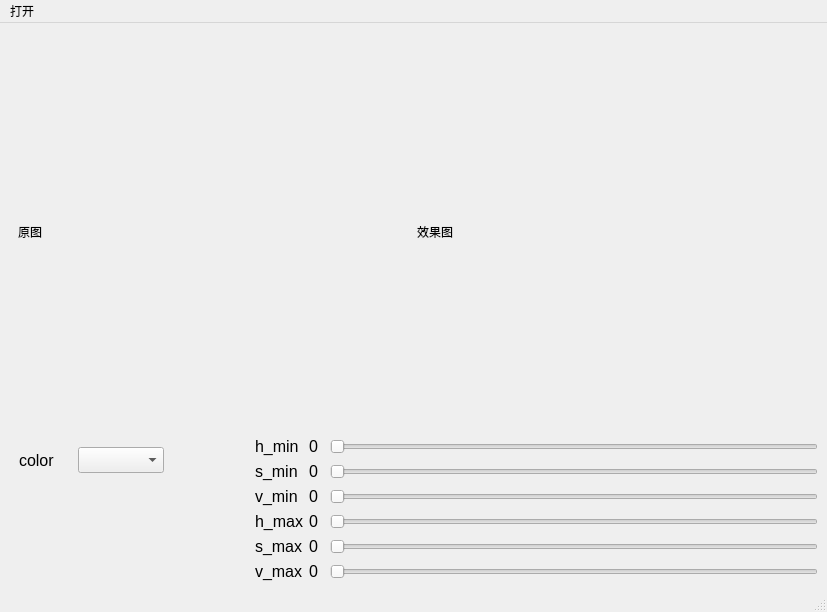
<?xml version="1.0" encoding="UTF-8"?>
<ui version="4.0">
 <class>MainWindow</class>
 <widget class="QMainWindow" name="MainWindow">
  <property name="geometry">
   <rect>
    <x>0</x>
    <y>0</y>
    <width>827</width>
    <height>612</height>
   </rect>
  </property>
  <property name="windowTitle">
   <string>MainWindow</string>
  </property>
  <widget class="QWidget" name="centralwidget">
   <layout class="QGridLayout" name="gridLayout_3">
    <item row="0" column="0" colspan="2">
     <widget class="QWidget" name="widget" native="true">
      <property name="minimumSize">
       <size>
        <width>0</width>
        <height>350</height>
       </size>
      </property>
      <layout class="QGridLayout" name="gridLayout">
       <item row="0" column="0">
        <widget class="QLabel" name="lb_src">
         <property name="text">
          <string>原图</string>
         </property>
         <property name="scaledContents">
          <bool>true</bool>
         </property>
        </widget>
       </item>
       <item row="0" column="1">
        <widget class="QLabel" name="lb_result">
         <property name="text">
          <string>效果图</string>
         </property>
         <property name="scaledContents">
          <bool>true</bool>
         </property>
        </widget>
       </item>
      </layout>
     </widget>
    </item>
    <item row="1" column="0">
     <widget class="QWidget" name="widget_2" native="true">
      <property name="minimumSize">
       <size>
        <width>240</width>
        <height>0</height>
       </size>
      </property>
      <widget class="QWidget" name="">
       <property name="geometry">
        <rect>
         <x>10</x>
         <y>10</y>
         <width>145</width>
         <height>26</height>
        </rect>
       </property>
       <layout class="QGridLayout" name="gridLayout_4">
        <item row="0" column="0">
         <widget class="QLabel" name="label_7">
          <property name="font">
           <font>
            <pointsize>12</pointsize>
           </font>
          </property>
          <property name="text">
           <string>color</string>
          </property>
         </widget>
        </item>
        <item row="0" column="1">
         <widget class="QComboBox" name="comboBox">
          <property name="font">
           <font>
            <pointsize>11</pointsize>
           </font>
          </property>
         </widget>
        </item>
       </layout>
      </widget>
     </widget>
    </item>
    <item row="1" column="1">
     <layout class="QGridLayout" name="gridLayout_2">
      <item row="0" column="0">
       <widget class="QLabel" name="label">
        <property name="font">
         <font>
          <pointsize>12</pointsize>
         </font>
        </property>
        <property name="text">
         <string>h_min</string>
        </property>
       </widget>
      </item>
      <item row="0" column="1">
       <widget class="QLabel" name="h_min">
        <property name="font">
         <font>
          <pointsize>12</pointsize>
         </font>
        </property>
        <property name="text">
         <string>0</string>
        </property>
       </widget>
      </item>
      <item row="1" column="0">
       <widget class="QLabel" name="label_2">
        <property name="font">
         <font>
          <pointsize>12</pointsize>
         </font>
        </property>
        <property name="text">
         <string>s_min</string>
        </property>
       </widget>
      </item>
      <item row="1" column="1">
       <widget class="QLabel" name="s_min">
        <property name="font">
         <font>
          <pointsize>12</pointsize>
         </font>
        </property>
        <property name="text">
         <string>0</string>
        </property>
       </widget>
      </item>
      <item row="1" column="3">
       <widget class="QSlider" name="slider_s_min">
        <property name="value">
         <number>0</number>
        </property>
        <property name="orientation">
         <enum>Qt::Horizontal</enum>
        </property>
       </widget>
      </item>
      <item row="2" column="0">
       <widget class="QLabel" name="label_3">
        <property name="font">
         <font>
          <pointsize>12</pointsize>
         </font>
        </property>
        <property name="text">
         <string>v_min</string>
        </property>
       </widget>
      </item>
      <item row="2" column="1">
       <widget class="QLabel" name="v_min">
        <property name="font">
         <font>
          <pointsize>12</pointsize>
         </font>
        </property>
        <property name="text">
         <string>0</string>
        </property>
       </widget>
      </item>
      <item row="2" column="3">
       <widget class="QSlider" name="slider_v_min">
        <property name="value">
         <number>0</number>
        </property>
        <property name="orientation">
         <enum>Qt::Horizontal</enum>
        </property>
       </widget>
      </item>
      <item row="3" column="0">
       <widget class="QLabel" name="label_4">
        <property name="font">
         <font>
          <pointsize>12</pointsize>
         </font>
        </property>
        <property name="text">
         <string>h_max</string>
        </property>
       </widget>
      </item>
      <item row="3" column="1" colspan="2">
       <widget class="QLabel" name="h_max">
        <property name="font">
         <font>
          <pointsize>12</pointsize>
         </font>
        </property>
        <property name="text">
         <string>0</string>
        </property>
       </widget>
      </item>
      <item row="3" column="3">
       <widget class="QSlider" name="slider_h_max">
        <property name="orientation">
         <enum>Qt::Horizontal</enum>
        </property>
       </widget>
      </item>
      <item row="4" column="0">
       <widget class="QLabel" name="label_5">
        <property name="font">
         <font>
          <pointsize>12</pointsize>
         </font>
        </property>
        <property name="text">
         <string>s_max</string>
        </property>
       </widget>
      </item>
      <item row="4" column="1" colspan="2">
       <widget class="QLabel" name="s_max">
        <property name="font">
         <font>
          <pointsize>12</pointsize>
         </font>
        </property>
        <property name="text">
         <string>0</string>
        </property>
       </widget>
      </item>
      <item row="4" column="3">
       <widget class="QSlider" name="slider_s_max">
        <property name="orientation">
         <enum>Qt::Horizontal</enum>
        </property>
       </widget>
      </item>
      <item row="5" column="0">
       <widget class="QLabel" name="label_6">
        <property name="font">
         <font>
          <pointsize>12</pointsize>
         </font>
        </property>
        <property name="text">
         <string>v_max</string>
        </property>
       </widget>
      </item>
      <item row="5" column="1">
       <widget class="QLabel" name="v_max">
        <property name="font">
         <font>
          <pointsize>12</pointsize>
         </font>
        </property>
        <property name="text">
         <string>0</string>
        </property>
       </widget>
      </item>
      <item row="5" column="3">
       <widget class="QSlider" name="slider_v_max">
        <property name="orientation">
         <enum>Qt::Horizontal</enum>
        </property>
       </widget>
      </item>
      <item row="0" column="3">
       <widget class="QSlider" name="slider_h_min">
        <property name="value">
         <number>0</number>
        </property>
        <property name="orientation">
         <enum>Qt::Horizontal</enum>
        </property>
       </widget>
      </item>
     </layout>
    </item>
   </layout>
  </widget>
  <widget class="QMenuBar" name="menubar">
   <property name="geometry">
    <rect>
     <x>0</x>
     <y>0</y>
     <width>827</width>
     <height>26</height>
    </rect>
   </property>
   <widget class="QMenu" name="menu">
    <property name="title">
     <string>打开</string>
    </property>
    <addaction name="actionopen"/>
    <addaction name="action"/>
   </widget>
   <addaction name="menu"/>
  </widget>
  <widget class="QStatusBar" name="statusbar"/>
  <action name="actionopen">
   <property name="text">
    <string>文件</string>
   </property>
  </action>
  <action name="action">
   <property name="text">
    <string>hsv参数表</string>
   </property>
  </action>
 </widget>
 <resources/>
 <connections/>
</ui>
